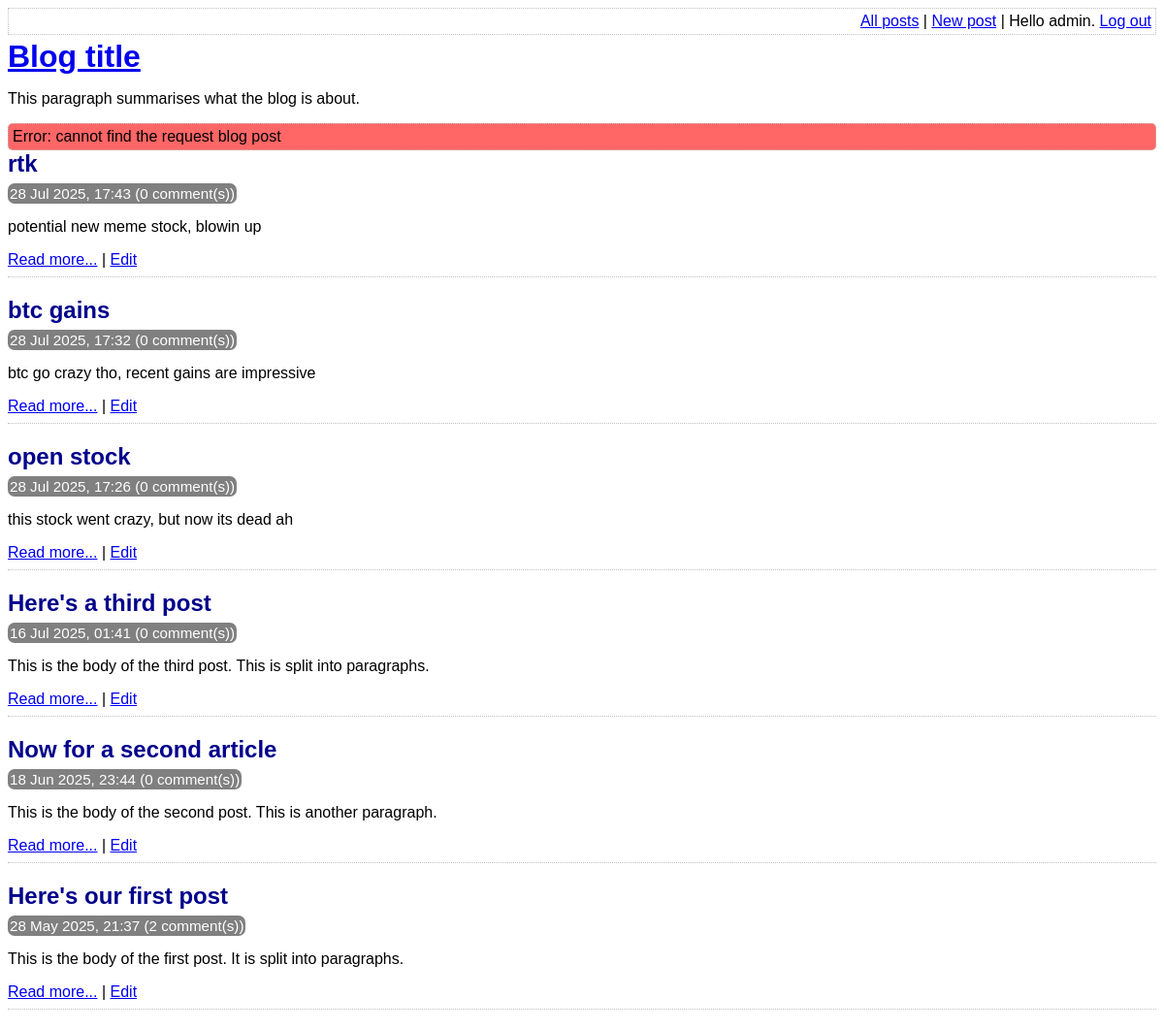
/index.php?not_found=1 (signed in), run on the app's committed database.
### tables this page shows
CREATE TABLE post (
    id INTEGER PRIMARY KEY AUTOINCREMENT NOT NULL,
    title VARCHAR NOT NULL,
    body VARCHAR NOT NULL,
    user_id INTEGER NOT NULL,
    created_at TEXT NOT NULL,
    updated_at VARCHAR,
    FOREIGN KEY (user_id) REFERENCES user(id)
);

### lib/common.php (called while the page is built, shortened)
<?php
function htmlEscape($html) {
    return htmlspecialchars($html, ENT_HTML5, 'UTF-8');
}
function convertSqlDate($sqlDate) {
    $date = DateTime::createFromFormat('Y-m-d H:i:s', $sqlDate);
    return $date->format('d M Y, H:i');
}
function countCommentsForPost(PDO $pdo, $postId) {
    $sql = "
        SELECT
            COUNT(*) c
        FROM
            comment
        WHERE
            post_id = :post_id
    ";
    $stmt = $pdo->prepare($sql);
    $stmt->execute(
        array('post_id' => $postId, )
    );
    return (int) $stmt->fetchColumn();
}
function isLoggedIn() {
    return isset($_SESSION['logged_in_username']);
}
function getAllPosts(PDO $pdo) {
    $stmt = $pdo->query(
        'SELECT
            id, title, created_at, body
        FROM
            post
        ORDER BY
            created_at DESC'
    );
    return $stmt->fetchAll(PDO::FETCH_ASSOC);
}

### index.php (the view, shortened to what this page needs)
<?php
require_once 'lib/common.php';
$pdo = getPDO();
$posts = getAllPosts($pdo);
$notFound = isset($_GET['not_found']);
?>
<!DOCTYPE html>
<html>
    <head>
        <?php require 'templates/head.php' ?>
    </head>
    <body>
        <?php require 'templates/title.php' ?>
        <?php if ($notFound): ?>
            <div class="error box">
                Error: cannot find the request blog post
            </div>
        <?php endif ?>
        <div class="post-list">
            <?php foreach ($posts as $post): ?>
                <div class="post-synopsis">
                    <h2>
                        <?php echo htmlEscape($post['title']) ?>
                    </h2>
                    <div class="meta">
                        <?php echo convertSqlDate($post['created_at']) ?>
                        (<?php echo countCommentsForPost($pdo, $post['id']) ?> comment(s))
                    </div>
                    <p>
                        <?php echo htmlEscape($post['body']) ?>
                    </p>
                    <div class="post-controls">
                        <a
                            href="view-post.php?post_id=<?php echo $post['id'] ?>"
                        >Read more...</a>
                        <?php if (isLoggedIn()): ?>
                            |
                            <a
                                href="edit-post.php?post_id=<?php echo $post['id'] ?>"
                            >Edit</a>
                        <?php endif ?>
                    </div>
                </div>
            <?php endforeach ?>
        </div>
    </body>
</html>

### assets/main.css (style rules this page uses)
.box { border: 1px dotted silver; border-radius: 5px; padding: 4px; }
.error { background-color: #ff6666; }
h1, h2, h3 { margin-top: 0; margin-bottom: 8px; }
body { font-family: sans-serif; }
.post-synopsis { padding-bottom: 8px; border-bottom: 1px dotted silver; margin-bottom: 20px; }
.post-synopsis h2, .post h2 { color: darkblue; }
.post .date, .post-synopsis .meta { color: white; background-color: grey; border-radius: 7px; padding: 2px; display: inline; font-size: 0.95em; }

### data on the page
post: title "rtk", created_at "28 Jul 2025, 17:43", id "0", body "potential new meme stock, blowin up"
post: title "btc gains", created_at "28 Jul 2025, 17:32", id "0", body "btc go crazy tho, recent gains are impressive"
post: title "open stock", created_at "28 Jul 2025, 17:26", id "0", body "this stock went crazy, but now its dead ah"
post: title "Here's a third post", created_at "16 Jul 2025, 01:41", id "0", body "This is the body of the third post. This is split into paragraphs."
post: title "Now for a second article", created_at "18 Jun 2025, 23:44", id "0", body "This is the body of the second post. This is another paragraph."
post: title "Here's our first post", created_at "28 May 2025, 21:37", id "2", body "This is the body of the first post. It is split into paragraphs."

### other printed values
htmlEscape(getAuthUser()) "admin"
